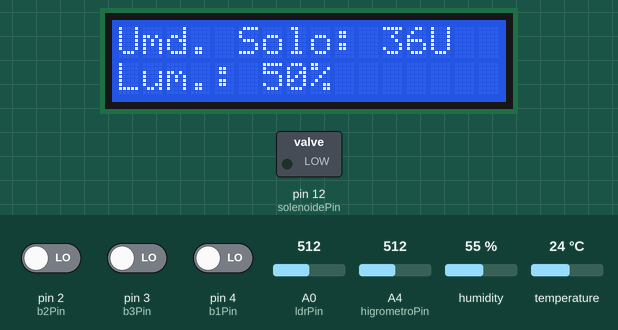
The sketch below on a simulated Arduino Uno, built with avr-gcc and run on an emulated ATmega328P. On the bench: 16×2 character LCD, switched loads named in the sketch (green lamp = pin HIGH). The test bench sets the inputs (shaded band); at power-on: pin 3 (b3Pin) LOW, A4 (higrometroPin) = 512, humidity 55 %, temperature 24 °C, pin 2 (b2Pin) LOW, pin 4 (b1Pin) LOW, A0 (ldrPin) = 512.

Above: at 1.2 s.
1.3 s: pin 3 (b3Pin) driven HIGH
At 3.0 s:
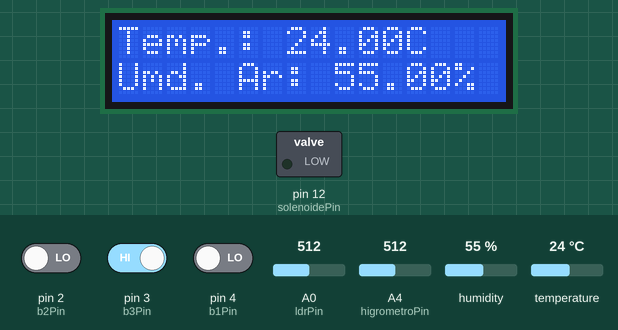
3.6 s: A4 (higrometroPin) set to 682
6.3 s: A4 (higrometroPin) set to 709
At 9.3 s:
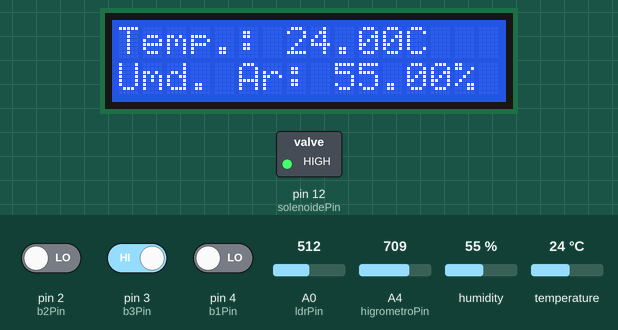
9.7 s: humidity set to 22 %
At 15.0 s:
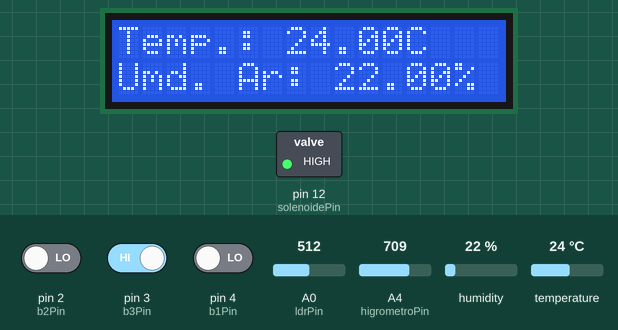
15.7 s: temperature set to 12 °C
At 20.7 s:
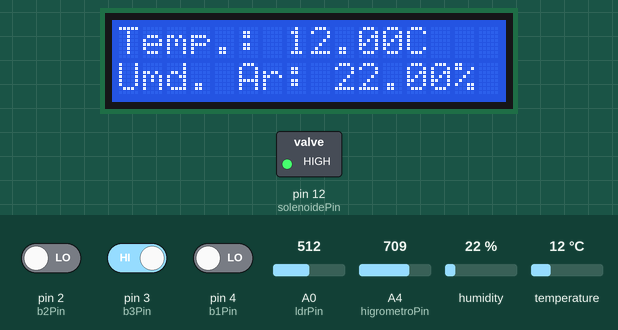
21.7 s: humidity set to 40 %
At 27.6 s:
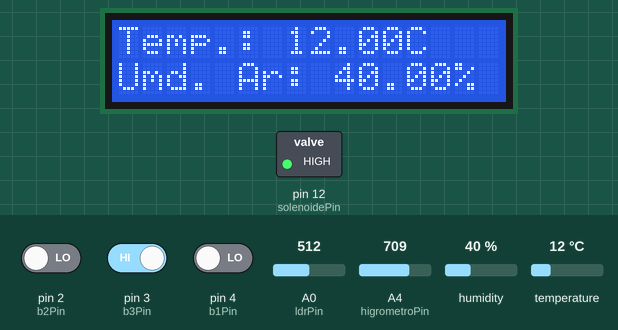
Timing chart, 0 to 28.7 s (numbered marks = the images above; inputs shaded):
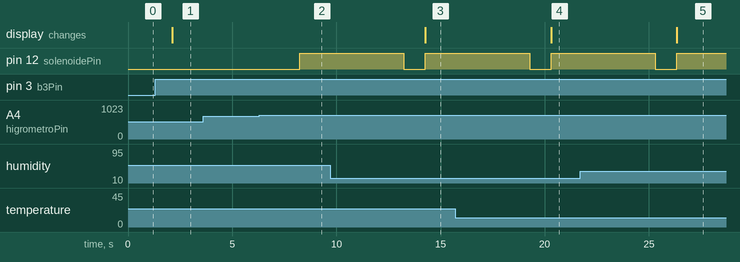

Measured:
- the behaviour switches between 699 and 700 on A4 (higrometroPin) (found by bisection; images 1 and 2)
- after the input at 1.3 s, the display: changes after 0.83 s (image 1)
- after the input at 3.6 s, every drawn part: stays the same
- after the input at 6.3 s, pin 12 (solenoidePin): LOW → HIGH after 1.9 s
- after the input at 9.7 s, the display: changes after 4.6 s (image 3)
- after the input at 15.7 s, the display: changes after 4.6 s (image 4)
- after the input at 21.7 s, the display: changes after 4.6 s (image 5)

The sketch:

codigo.ino
```cpp
/* Sensores */
#define ldrPin A0
#define higrometroPin A4
#define dhtPin 13
#define solenoidePin 12

/* Entrada */
#define b1Pin 4
#define b2Pin 2
#define b3Pin 3

#include "DHT.h"
DHT dht(dhtPin, DHT11);

/* Saida */
#include <LiquidCrystal.h>
LiquidCrystal lcd(10, 9, 11, 5, 6, 7);

/* Variaveis globais */
#define U_MIN 0
#define U_MAX 800
#define LUM_MIN 0
#define LUM_MAX 1023

#define nEspecies 2
#define nTelas 3
int primeiraLeitura;

//Para armazenar valores dos sensores
int b1, lum[2], u_solo[2];
float u_ar[2], temp[2];

//Variavel personalizada para especies
typedef struct{
  char nome[16]; //Nome e uma string para ser mostrada no display
  int limIrrig; //Limite de umidade do solo para o qual a planta deve ser irrigada
} ESPECIE_TIPO;

//Para a selecao dos dados a serem mostrados
volatile int indice_tela = 0;

//Para as partes do programa que dependem da especie escolhida
volatile int especie = 0;

//Lista de especies:
ESPECIE_TIPO especies[nEspecies] = {
  //{Nome, Limite de irrigacao}
  {"Cebolinha", 700},
  {"Manjericao", 800}
};

/**********************************************************************/

//Le as informacoes dos sensores
void leSensores(int* b_irrigacao, int* lum, int* u_solo, float* u_ar, float* temp){
  lum[0] = lum[1];
  u_solo[0] = u_solo[1];

  u_ar[0] = u_ar[1];
  temp[0] = temp[1];

  //Definicao das entradas dos botoes
  *b_irrigacao = digitalRead(b1Pin);

  //Armazenamento das entradas dos sensores
  lum[1] = analogRead(ldrPin);
  u_solo[1] = analogRead(higrometroPin);

  u_ar[1] = dht.readHumidity();
  temp[1] = dht.readTemperature();
}

//Mostra as informacoes dos sensores no display
void imprimeSensores(int lum, int u_solo, float u_ar, float temp){
  String linha_1;
  String linha_2;

  //Escolhe os dados que serao mostrados
  switch(indice_tela){
    case 0:
      linha_1 = "Umd. Solo: " + String(100 - map(u_solo, U_MIN, U_MAX, 0, 100)) + "U";
      linha_2 = "Lum.: " + String(map(lum, LUM_MIN, LUM_MAX, 0, 100)) + "%";
      break;
    case 1:
      linha_1 = "Temp.: " +String(temp, 2) + "C";
      linha_2 = "Umd. Ar: " + String(u_ar, 2) + "%";
      break;
    case 2:
      linha_1 = especies[especie].nome;
      linha_2 = "Lim. irrig: " + String(100 - map(especies[especie].limIrrig, U_MIN, U_MAX, 0, 100)) + "U";
      break;
    default:
      indice_tela = 0;
      linha_1 = "Umd. Solo: " + String(100 - map(u_solo, U_MIN, U_MAX, 0, 100)) + "U";
      linha_2 = "Lum.: " + String(map(lum, LUM_MIN, LUM_MAX, 0, 100)) + "%";
      break;
  }

  lcd.clear();
  lcd.setCursor(0,0);
  lcd.print(linha_1);
  lcd.setCursor(0,1);
  lcd.print(linha_2);

  //Para testes
  Serial.println(linha_1);
  Serial.println(linha_2);
}

//Interrupcao que altera os dados mostrados no LCD
void scroll(){
  indice_tela++;
  if(indice_tela >= nTelas){
    indice_tela = 0;
  }
}

//Interrupcao que troca o indice da especie
void trocaDeEspecie(){
  especie++;
  if(especie >= nEspecies){
    especie = 0;
  }
}

//Liga o sistema de irrigacao por 10 s
void irriga(){
  digitalWrite(solenoidePin, HIGH);
  delay(5000);
  digitalWrite(solenoidePin, LOW);
}

void setup() {

  lcd.begin(16, 2);
  dht.begin();

  //Sensores
  pinMode(ldrPin, INPUT);
  pinMode(higrometroPin, INPUT);
  pinMode(dhtPin, INPUT);

  //Entrada
  pinMode(b1Pin, INPUT);
  pinMode(b2Pin, INPUT);
  pinMode(b3Pin, INPUT);

  //Saida
  pinMode(solenoidePin, OUTPUT);

  //Interrupcoes
  attachInterrupt(0, trocaDeEspecie, RISING);
  attachInterrupt(1, scroll, RISING);

  //Define a primeira leitura dos sensores
  primeiraLeitura = 1;
}

void loop() {
  /*
  Nesta funcao, dos botoes:
  b1 e para irrigar manualmente
  b2 e para mudar de especie por interrupcao
  b3 e para alterar o estado do rolamento por interrupcao;
  */
  //Atualiza os dados dos sensores
  leSensores(&b1, lum, u_solo, u_ar, temp);

  //Conserta o erro de logica da primeira leitura (um termo [0] do array com valor aleatorio)
  if(primeiraLeitura){
    lum[0] = lum[1];
    u_solo[0] = u_solo[1];
    u_ar[0] = u_ar[1];
    temp[0] = temp[1];
    primeiraLeitura = 0;
  }

  //Imprime os dados dos sensores
  imprimeSensores(lum[1], u_solo[1], u_ar[1], temp[1]);

  //Bypass do b1 (irrigacao manual)
  while(b1 == HIGH){
    digitalWrite(solenoidePin, HIGH);
    b1 = digitalRead(b1Pin);
  }
  digitalWrite(solenoidePin, LOW);


  //Condicionais de irrigacao
  if(u_solo[0] >= especies[especie].limIrrig && u_solo[1] >= especies[especie].limIrrig){
    irriga();
  }

  delay(1000);
}
```
